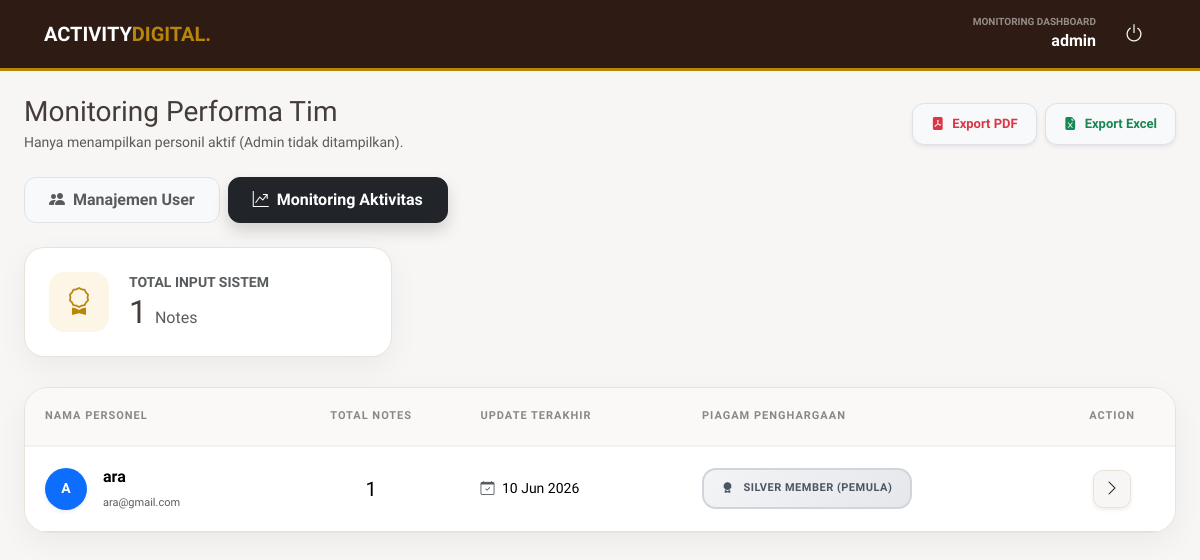
The page /public/index.php?page=admin_dashboard&action=monitoring (signed in) on the database as committed earlier.
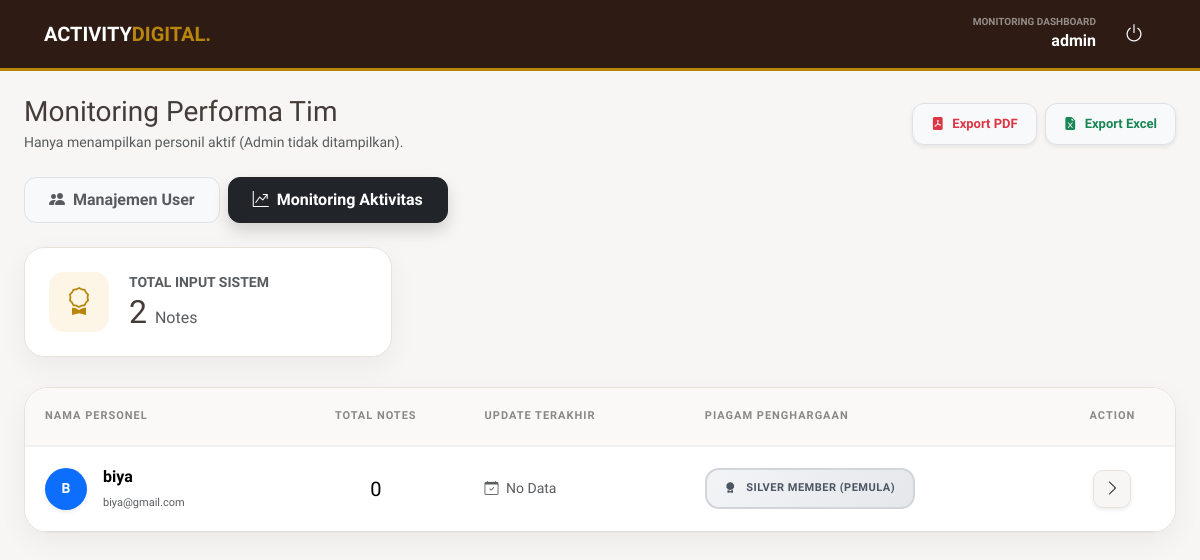
The same page on the database as committed later.
### tables this page shows
CREATE TABLE `users` (
  `id_user` int(11) NOT NULL,
  `username` varchar(100) NOT NULL,
  `email` varchar(100) NOT NULL,
  `password` varchar(100) NOT NULL,
  `role` enum('admin','user') DEFAULT 'user',
  `last_activity` datetime DEFAULT NULL,
  `is_first_login` tinyint(1) DEFAULT 1
);

### controllers/AdminController.php (called while the page is built, shortened)
<?php
require_once __DIR__ . "/../models/User.php";
class AdminController
{
    private $userModel;
    public function __construct($koneksi)
    {
        $this->userModel = new UserModel($koneksi);
    }
    public function monitoring()
    {
        $usersStats = $this->userModel->getUsersWithStats();
        $totalAktivitas = $this->userModel->getTotalSystemActivities();
        $stats = [];
        while ($row = $usersStats->fetch_assoc()) {
            $stats[] = $row;
        }
        include __DIR__ . "/../views/admin/monitoring.php";
    }
}

### models/User.php (called while the page is built, shortened)
<?php
class UserModel
{
    private $db;
    public function __construct($koneksi)
    {
        $this->db = $koneksi;
    }
    public function getUsersWithStats()
    {
        $query = "SELECT u.*,
                     COUNT(n.user_id) as total_aktivitas,
                     MAX(n.date) as aktivitas_terakhir
              FROM users u
              LEFT JOIN notes n ON u.id_user = n.user_id
              GROUP BY u.id_user
              ORDER BY total_aktivitas DESC";
        return $this->db->query($query);
    }
    public function getTotalSystemActivities()
    {
        $sql = "SELECT COUNT(*) as total FROM notes";
        $result = $this->db->query($sql);
        return $result->fetch_assoc()['total'] ?? 0;
    }
}

### views/admin/monitoring.php (the view, shortened to what the changed rows need)
<?php
$stats = $stats ?? [];
$totalAktivitas = $totalAktivitas ?? 0;
?>
<!DOCTYPE html>
<html lang="id">
<head>
    <link href="https://cdn.jsdelivr.net/npm/bootstrap@5.3.2/dist/css/bootstrap.min.css" rel="stylesheet" />
    <link rel="stylesheet" href="https://cdn.jsdelivr.net/npm/bootstrap-icons@1.11.1/font/bootstrap-icons.min.css">
</head>
<body>
    <nav class="navbar navbar-expand-lg navbar-admin">
        <div class="container-fluid">
            <a class="navbar-brand" href="#">ACTIVITY<span>DIGITAL.</span></a>
            <div class="ms-auto d-flex align-items-center">
                <div class="text-end me-3 d-none d-md-block text-white">
                    <small class="text-white-50 d-block fw-bold" style="font-size: 10px;">MONITORING DASHBOARD</small>
                    <span class="fw-bold"><?= htmlspecialchars($_SESSION['username'] ?? 'Admin') ?></span>
                </div>
                <a href="index.php?page=logout" class="btn btn-outline-light border-0 rounded-circle">
                    <i class="bi bi-power fs-5"></i>
                </a>
            </div>
        </div>
    </nav>
    <div class="container-fluid px-4 py-4">
        <div class="d-flex flex-column flex-md-row justify-content-between align-items-md-center mb-4 gap-3">
            <div>
                <h3 class="fw-800 mb-1">Monitoring Performa Tim</h3>
                <p class="text-muted small mb-0">Hanya menampilkan personil aktif (Admin tidak ditampilkan).</p>
            </div>
            <div class="d-flex gap-2">
                <a href="index.php?page=admin_dashboard&action=export_pdf" class="btn btn-export btn-light border shadow-sm text-danger">
                    <i class="bi bi-file-pdf-fill me-2"></i>Export PDF
                </a>
                <a href="index.php?page=admin_dashboard&action=export_excel" class="btn btn-export btn-light border shadow-sm text-success">
                    <i class="bi bi-file-earmark-excel-fill me-2"></i>Export Excel
                </a>
            </div>
        </div>
        <div class="nav-pills-custom d-flex gap-2 mb-4">
            <a href="index.php?page=admin_dashboard" class="btn btn-light text-muted border px-4">
                <i class="bi bi-people-fill me-2"></i>Manajemen User
            </a>
            <a href="index.php?page=admin_dashboard&action=monitoring" class="btn btn-dark px-4 shadow">
                <i class="bi bi-graph-up-arrow me-2"></i>Monitoring Aktivitas
            </a>
        </div>
        <div class="row">
            <div class="col-md-4">
                <div class="card-stat">
                    <div class="icon-circle">
                        <i class="bi bi-award"></i>
                    </div>
                    <div>
                        <small class="text-muted fw-bold d-block">TOTAL INPUT SISTEM</small>
                        <h2 class="fw-800 mb-0"><?= number_format($totalAktivitas) ?> <small class="fs-6 text-muted">Notes</small></h2>
                    </div>
                </div>
            </div>
        </div>
        <div class="main-card">
            <div class="table-responsive">
                <table class="table table-hover mb-0 align-middle">
                    <thead>
                        <tr>
                            <th>Nama Personel</th>
                            <th class="text-center">Total Notes</th>
                            <th>Update Terakhir</th>
                            <th>Piagam Penghargaan</th>
                            <th class="text-center">Action</th>
                        </tr>
                    </thead>
                    <tbody>
                        <?php
                        foreach ($stats as $s):
                            if (isset($s['role']) && $s['role'] === 'admin') continue;
                        ?>
                            <tr>
                                <td>
                                    <div class="d-flex align-items-center">
                                        <div class="bg-primary text-white rounded-circle d-flex align-items-center justify-content-center fw-bold me-3 shadow-sm" style="width: 42px; height: 42px; font-size: 14px;">
                                            <?= strtoupper(substr($s['username'], 0, 1)) ?>
                                        </div>
                                        <div>
                                            <div class="fw-bold"><?= htmlspecialchars($s['username']) ?></div>
                                            <small class="text-muted" style="font-size: 11px;"><?= htmlspecialchars($s['email']) ?></small>
                                        </div>
                                    </div>
                                </td>
                                <td class="text-center">
                                    <span class="fw-800 fs-5"><?= $s['total_aktivitas'] ?></span>
                                </td>
                                <td>
                                    <div class="small fw-600">
                                        <i class="bi bi-calendar-check me-1 text-muted"></i>
                                        <?= $s['aktivitas_terakhir'] ? date('d M Y', strtotime($s['aktivitas_terakhir'])) : '<span class="text-muted">No Data</span>' ?>
                                    </div>
                                </td>
                                <td>
                                    <?php
                                    $count = $s['total_aktivitas'];
                                    if ($count >= 30) {
                                        echo '<span class="badge-piagam piagam-legend"><i class="bi bi-crown-fill"></i> ELITE MEMBER (PRO)</span>';
                                    } elseif ($count >= 15) {
                                        echo '<span class="badge-piagam piagam-gold"><i class="bi bi-trophy-fill"></i> GOLD MEMBER (ACTIVE)</span>';
                                    } else {
                                        echo '<span class="badge-piagam piagam-silver"><i class="bi bi-award-fill"></i> SILVER MEMBER (PEMULA)</span>';
                                    }
                                    ?>
                                </td>
                                <td class="text-center">
                                    <a href="index.php?page=admin_dashboard&action=user_detail&id=<?= $s['id_user'] ?>" class="btn-detail shadow-sm">
                                        <i class="bi bi-chevron-right fw-bold"></i>
                                    </a>
                                </td>
                            </tr>
                        <?php endforeach; ?>
                    </tbody>
                </table>
            </div>
        </div>
    </div>
</body>
</html>

Rows that differ between the two databases and show on the page:
removed users: username "A", username "ara", email "ara@gmail.com", total_aktivitas "1", aktivitas_terakhir "10 Jun 2026"
added users: username "B", username "biya", email "biya@gmail.com", total_aktivitas "0", shows "No Data"
Other text that changed with them:
$totalAktivitas: "1" → "2"
